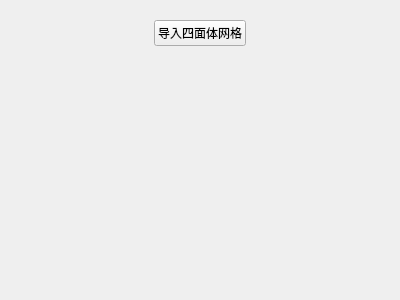
<?xml version="1.0" encoding="UTF-8"?>
<ui version="4.0">
 <class>VecFieldBasedSlice_ModMesh</class>
 <widget class="QWidget" name="VecFieldBasedSlice_ModMesh">
  <property name="geometry">
   <rect>
    <x>0</x>
    <y>0</y>
    <width>400</width>
    <height>300</height>
   </rect>
  </property>
  <property name="windowTitle">
   <string>Form</string>
  </property>
  <layout class="QVBoxLayout" name="verticalLayout">
   <item>
    <widget class="QWidget" name="widget" native="true">
     <layout class="QHBoxLayout" name="horizontalLayout">
      <item>
       <spacer name="horizontalSpacer">
        <property name="orientation">
         <enum>Qt::Horizontal</enum>
        </property>
        <property name="sizeHint" stdset="0">
         <size>
          <width>40</width>
          <height>20</height>
         </size>
        </property>
       </spacer>
      </item>
      <item>
       <widget class="QPushButton" name="pushButton_ImportBoxMesh">
        <property name="text">
         <string>导入四面体网格</string>
        </property>
       </widget>
      </item>
      <item>
       <spacer name="horizontalSpacer_2">
        <property name="orientation">
         <enum>Qt::Horizontal</enum>
        </property>
        <property name="sizeHint" stdset="0">
         <size>
          <width>40</width>
          <height>20</height>
         </size>
        </property>
       </spacer>
      </item>
     </layout>
    </widget>
   </item>
   <item>
    <spacer name="verticalSpacer">
     <property name="orientation">
      <enum>Qt::Vertical</enum>
     </property>
     <property name="sizeHint" stdset="0">
      <size>
       <width>20</width>
       <height>232</height>
      </size>
     </property>
    </spacer>
   </item>
  </layout>
 </widget>
 <resources/>
 <connections/>
</ui>
